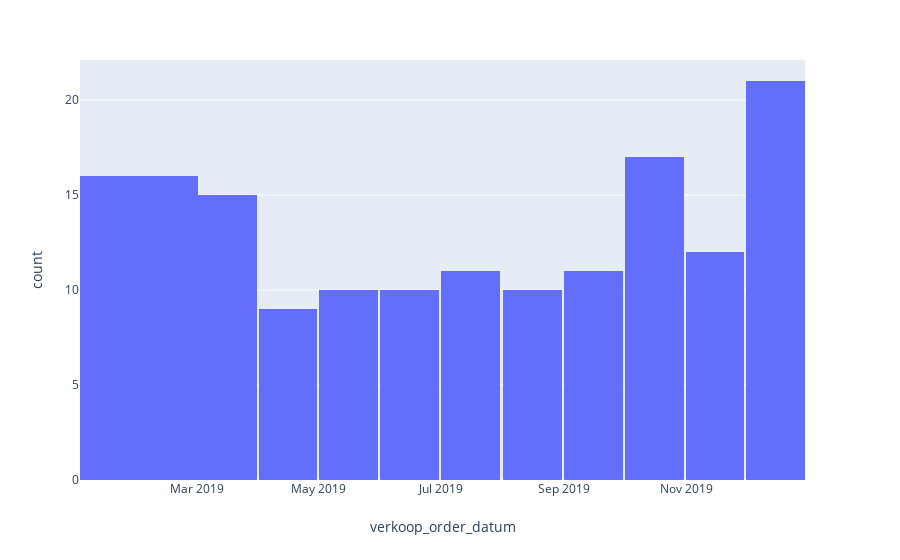

Notebook source saved alongside this figure:
### Code cell
if show_intermediate_results == True:
#    verkoop_order_df.hist(column='klant_id', bins=10)
    fig=px.histogram(verkoop_order_df, x='verkoop_order_datum', nbins=12)
    fig.show()

### Figure 1 — Plotly figure (JSON) as saved in the notebook; plotly's stock layout.template omitted (floating-point values rounded to 4 significant figures; data arrays with more than 128 entries replaced by an {"elided": "..."} marker saying what was removed)
{"data": [{"alignmentgroup": "True", "bingroup": "x", "hoverlabel": {"namelength": 0}, "hovertemplate": "verkoop_order_datum=%{x}<br>count=%{y}", "legendgroup": "", "marker": {"color": "#636efa"}, "name": "", "nbinsx": 12, "offsetgroup": "", "orientation": "v", "showlegend": false, "type": "histogram", "x": {"elided": "158 str values"}, "xaxis": "x", "yaxis": "y"}], "layout": {"autosize": true, "barmode": "relative", "legend": {"tracegroupgap": 0}, "margin": {"t": 60}, "xaxis": {"anchor": "y", "autorange": true, "domain": [0, 0.98], "range": ["2019-01-01 06:00", "2019-12-30 18:00"], "title": {"text": "verkoop_order_datum"}, "type": "date"}, "yaxis": {"anchor": "x", "autorange": true, "domain": [0, 1], "range": [0, 22.11], "title": {"text": "count"}}}}
